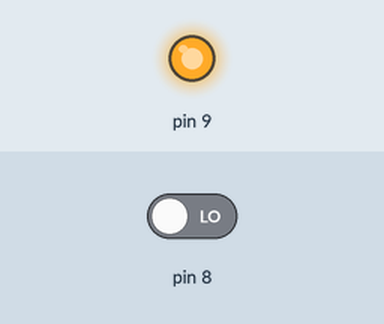
Recording of a sketch running on a simulated Arduino Uno, built with avr-gcc and run on an emulated ATmega328P. Parts: output pins drawn as LEDs (lit = HIGH). The test bench sets the inputs (shaded band); at power-on: pin 8 LOW. What the sketch prints to the serial monitor is not drawn.

Above: at 0.1 s.
Timing chart, 0 to 1.6 s (numbered marks = the images above):
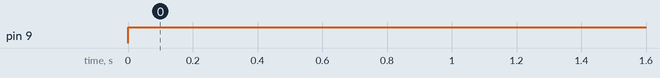

The sketch:

ultrasonido_viga.ino
```cpp
#include <SoftwareSerial.h>

#define rxPin 1
#define txPin 2

SoftwareSerial BTSerial (rxPin, txPin);

int distancia;
int distancia_enviar;
float tiempo;

int iteracion1=150;
int iteracion2=0;
//int iteracion3=0;

void setup(){
  Serial.begin(9600);
  BTSerial.begin(9600);

  pinMode(9, OUTPUT); /*activación del pin 9 como salida: para el pulso ultrasónico*/
  pinMode(8, INPUT); /*activación del pin 8 como entrada: tiempo del rebote del ultrasonido*/
}

void loop(){
  digitalWrite(9,LOW); /* Por cuestión de estabilización del sensor*/
  delayMicroseconds(5);
  digitalWrite(9, HIGH); /* envío del pulso ultrasónico*/
  delayMicroseconds(10);
  tiempo=pulseIn(8, HIGH); /* Función para medir la longitud del pulso entrante. Mide el tiempo que transcurrido entre el envío
  del pulso ultrasónico y cuando el sensor recibe el rebote, es decir: desde que el pin 12 empieza a recibir el rebote, HIGH, hasta que
  deja de hacerlo, LOW, la longitud del pulso entrante*/
  //distancia= int(0.017*tiempo); /*fórmula para calcular la distancia obteniendo un valor entero*/
  /*Monitorización en centímetros por el monitor serial*/
    distancia= round(0.17*tiempo);

//iteracion3=iteracion2;
iteracion2=iteracion1;
iteracion1=distancia;


if(iteracion1==iteracion2){ //&& iteracion2==iteracion3){
  distancia_enviar=(iteracion2);
}
//distancia_enviar=distancia;


if(distancia_enviar<100 || distancia_enviar>200){
    distancia_enviar =150;
}


Serial.println(distancia_enviar);
  delay(600);
}
```

Measured:
- by itself, pin 9: LOW → HIGH at 0.00 s
